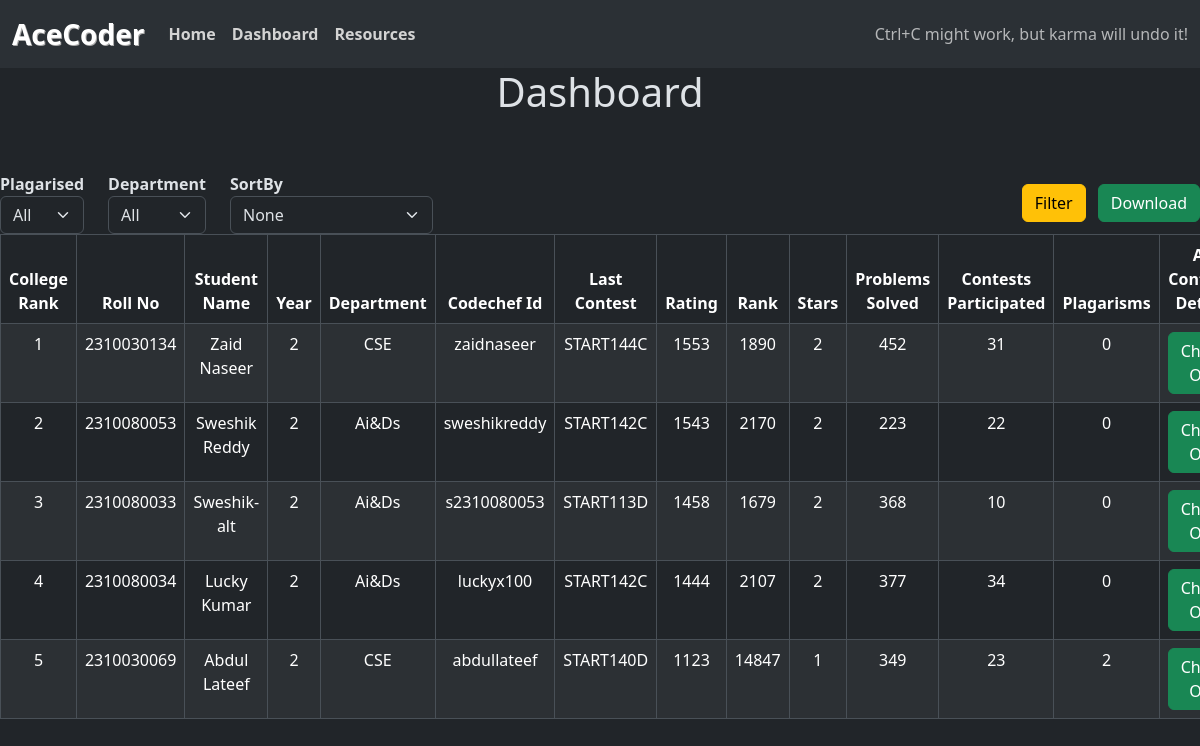
/dashboard, run on an earlier commit of the app's database.
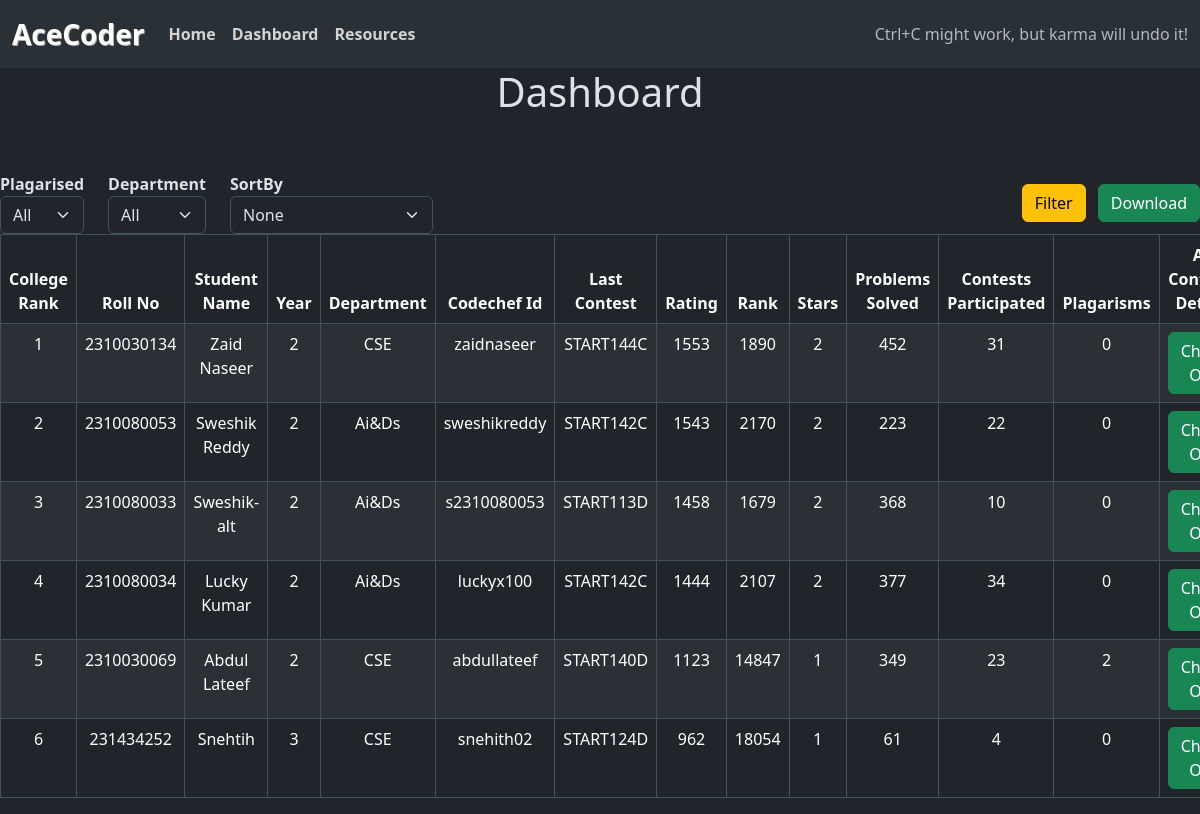
And on a later commit of the database.
### dashboard/models.py (models this page shows, shortened)
class Codechef_database(models.Model):
    student = models.ForeignKey("Student", on_delete=models.CASCADE, null=True)
    last_contest = models.CharField(max_length=10 ,null=True, blank=True)
    latest_rating = models.IntegerField(null=True, blank=True)
    latest_rank = models.IntegerField(null=True, blank=True)
    no_of_contests = models.IntegerField(null=True, blank=True)
    no_of_problems = models.IntegerField(null=True, blank=True)
    plagarisms = models.IntegerField(null=True, blank=True)
    contest_problems = models.CharField(max_length=1000, null=True, blank=True)
    stars = models.IntegerField(null=True, blank=True)

class Student(models.Model): # Model for Student database
    department_options = ( # Options for department field
        ('Ai&Ds', 'Ai&Ds'),
        ('CSE', 'CSE'),
        ('ECE', 'ECE'),
    )
    years_options = ( # Options for year field
        ('1', '1'),
        ('2', '2'),
        ('3', '3'),
        ('4', '4'),
    )
    sections_options = ( # Options for section field
        ('1', '1'),
        ('2', '2'),
        ('3', '3'),
        ('4', '4'),
        ('5', '5'),
        ('6', '6'),
        ('7', '7'),
        ('8', '8'),
        ('9', '9'),
    )
    name = models.CharField(max_length=200)
    roll_no = models.CharField(max_length=10)
    codechef_id = models.CharField(max_length=100, null=True)
    department = models.CharField(choices=department_options, max_length=5)
    year = models.CharField(choices=years_options, max_length=1)
    section = models.CharField(choices=sections_options, max_length=1)

### dashboard/views.py (the view)
# urls.py: path('', include("dashboard.urls")),
def dashboard(request):
    details = Codechef_database.objects.all().order_by('-latest_rating', 'latest_rank')
    if request.method == "POST":
        download = request.POST.get('download', "False")
        plag = request.POST.get('plagarised', 'All')
        depart = request.POST.get('department', 'All')
        sortby = request.POST.get('sorting', 'None')
        if details and depart!='All':
            details = details.filter(student__department=depart)
        if details and plag!='All':
            details = [student for student in details if (plag == 'Yes' and student.plagarisms!=0) or (plag == 'No' and student.plagarisms==0)]
        if details and sortby!='None':
            if sortby == 'RatingInc':
                details = details.order_by('latest_rating')
            elif sortby == 'RatingDec':
                details = details.order_by('-latest_rating')
            elif sortby == 'RankInc':
                details = details.order_by('latest_rank')
            elif sortby == 'RankDec':
                details = details.order_by('-latest_rank')
        if download != 'False':
            return download_details_all(details)
    else:
        plag = 'All'
        sortby = 'None'
        depart = 'All'
    return render(request, "dashboard.html", {"details": details, "plag": plag, "sortby": sortby, "depart": depart})

### templates/dashboard.html (shortened to what this page needs)
{% extends "base.html" %}
{% block content %}
<h1 style="text-align: center">Dashboard</h1>
<br><br>
<form action="{% url "dashboard"%}" method="POST">
    <div class="row align-items-center">
        <div class="col-auto">
            <label for="plagarised" style="font-weight: bold">Plagarised</label>
            <select name="plagarised" id="plagarised" class="form-select">
                <option value="All" {% if plag == 'All' %}selected{% endif %}>All</option>
            </select>
        </div>
        <div class="col-auto">
            <label for="department" style="font-weight: bold">Department</label>
            <select name="department" id="department" class="form-select">
                <option value="All" {% if depart == 'All' %}selected{% endif %}>All</option>
            </select>
        </div>
        <div class="col-auto">
            <label for="sorting" style="font-weight: bold">SortBy</label>
            <select name="sorting" id="sorting" class="form-select">
                <option value="None" {% if sortby == 'None' %}selected{% endif %}>None</option>
            </select>
        </div>
        <div class="col-auto ms-auto">
            <button type="submit" class="btn btn-warning">Filter</button>
            <button id="download" name="download" value="download" class="btn btn-success ms-2">Download</button>
        </div>
    </div>
</form>
<div class="table-responsive">
    <table class="table table-striped table-bordered">
        <thead>
            <tr style="text-align: center">
                <th>College Rank</th>
                <th>Roll No</th>
                <th>Student Name</th>
                <th>Year</th>
                <th>Department</th>
                <th>Codechef Id</th>
                <th>Last Contest</th>
                <th>Rating</th>
                <th>Rank</th>
                <th>Stars</th>
                <th>Problems Solved</th>
                <th>Contests Participated</th>
                <th>Plagarisms</th>
                <th>All Contests Details</th>
            </tr>
        </thead>
        <tbody>
            {% for student in details %}
            <tr style="text-align: center">
                <td>{{ forloop.counter }}</td>
                <td>{{student.student.roll_no}}</td>
                <td>{{student.student.name}}</td>
                <td>{{student.student.year}}</td>
                <td>{{student.student.department}}</td>
                <td>{{student.student.codechef_id}}</td>
                <td>{{student.last_contest}}</td>
                <td>{{student.latest_rating}}</td>
                <td>{{student.latest_rank}}</td>
                <td>{{student.stars}}</td>
                <td>{{student.no_of_problems}}</td>
                <td>{{student.no_of_contests}}</td>
                <td>{{student.plagarisms}}</td>
                <td><a href={% url "fetch_details" student.student.codechef_id%}><button type="button" class="btn btn-success">Check Out</button></a></td>
            </tr>
            {% endfor %}
        </tbody>
    </table>
</div>
{% endblock %}

What changed in the data, as far as the page shows it:
added Codechef_database: student.roll_no "231434252", student.name "Snehtih", student.year "3", student.department "CSE", student.codechef_id "snehith02", last_contest "START124D", latest_rating "962", latest_rank "18054", stars "1", no_of_problems "61", no_of_contests "4", plagarisms "0"
